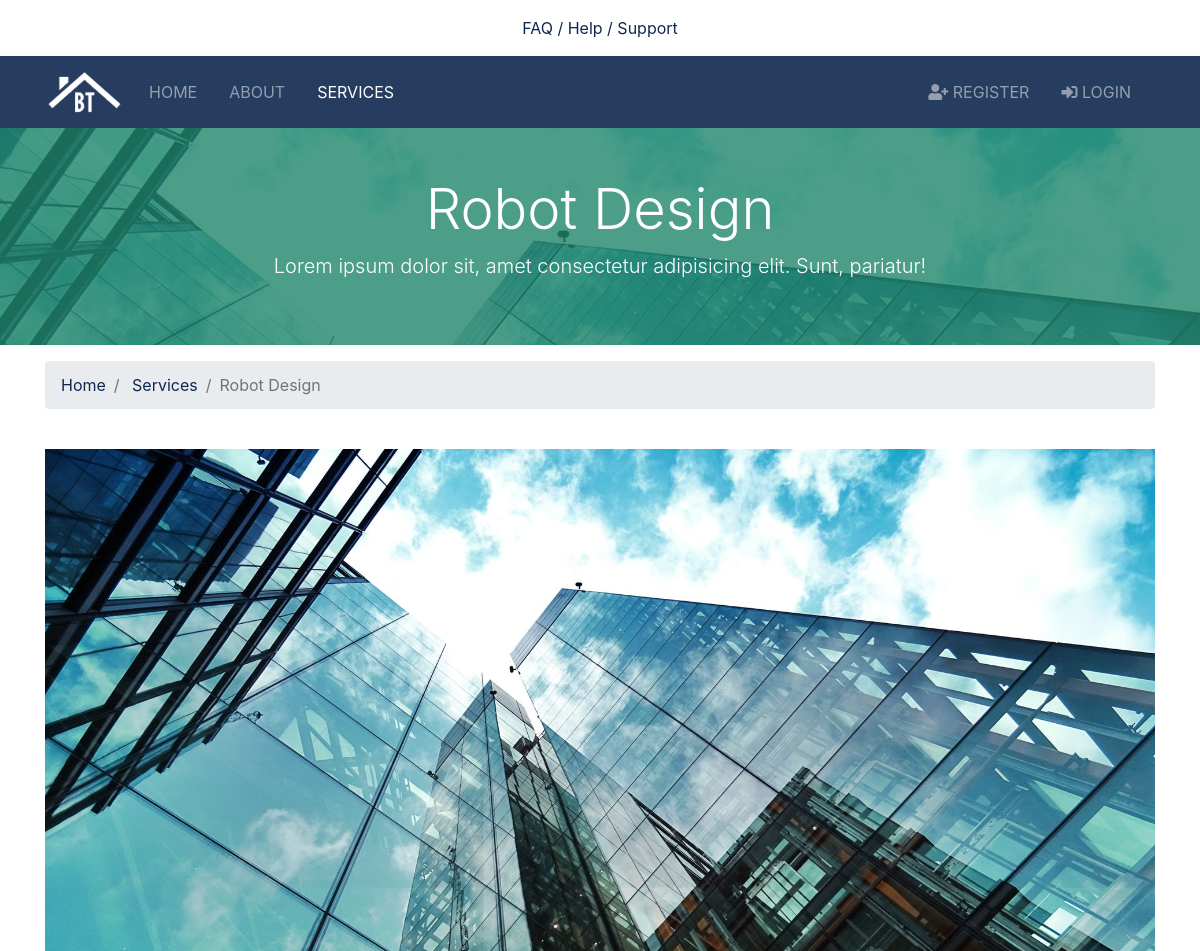
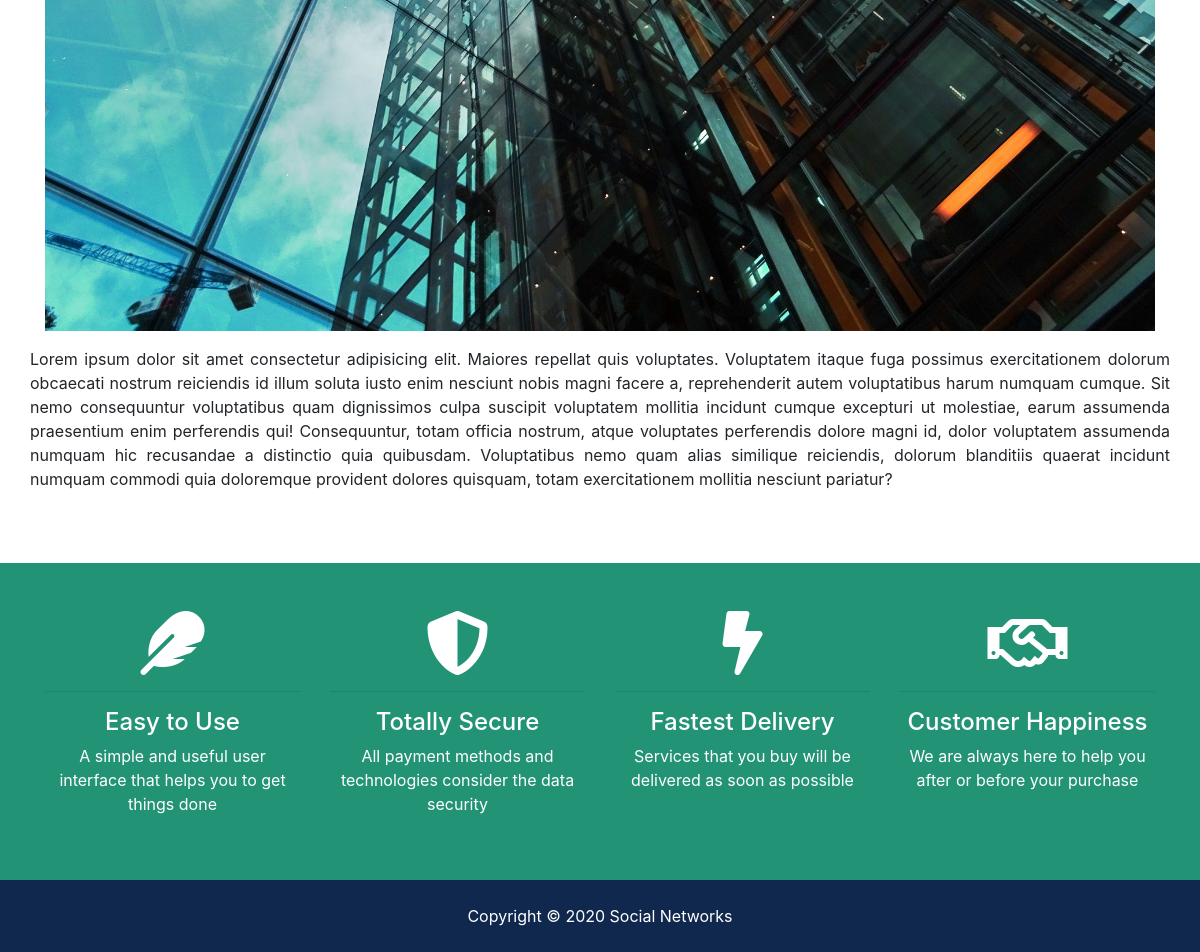
Page /services/6 on the committed database (2 pictures, top to bottom).
### services/models.py (models this page shows, shortened)
class Service(models.Model):
  title = models.CharField(max_length=100)
  teaser = models.CharField(blank=True, null=True, max_length=200)
  description = models.TextField(blank=True)
  photo_main = models.ImageField(upload_to='photos')
  is_published = models.BooleanField(default=True)
  is_slide = models.BooleanField(default=False)
  date = models.DateTimeField(default=datetime.now, blank=True)

### services/views.py (the view)
# urls.py: path('<int:service_id>', views.service, name='service')
def service(request, service_id):
  service = get_object_or_404(Service, pk=service_id)
  context = {
    'service': service
  }
  return render(request, 'service.html', context)

### templates/service.html (shortened to what this page needs)
{% extends 'base.html' %}
{% load static %}
{% block content %}
<section id="showcase-inner" class="py-5 text-white">
  <div class="container">
    <div class="row text-center">
      <div class="col-md-12">
        <h1 class="display-4">{{ service.title }}</h1>
        <p class="lead">{{ service.teaser }}</p>
      </div>
    </div>
  </div>
</section>
<section id="bc" class="mt-3">
  <div class="container">
    <nav>
      <ol class="breadcrumb">
        <li class="breadcrumb-item">
          <a href="{% url 'index' %}">Home</a>
        </li>
        <li class="breadcrumb-item">
          <a href="{% url 'services' %}">Services</a>
        </li>
        <li class="breadcrumb-item active">{{ service.title }}</li>
      </ol>
    </nav>
  </div>
</section>
<section id="listing" class="py-4">
  <div class="container">
    <div class="row">
      <div class="col-md-12">
        <img src="{{ service.photo_main.url }}" alt="" class="img-main img-fluid mb-3">
        <div class="row mb-5">
          <div class="text-justify" class="col-md-12">
            {{ service.description }}
          </div>
        </div>
      </div>
    </div>
  </div>
</section>
<section id="services" class="py-5 bg-secondary text-white">
  <div class="container">
    <div class="row text-center">
      <div class="col-md-3">
        <i class="fas fa-feather fa-4x"></i>
        <hr>
        <h4>Easy to Use</h4>
        <p>A simple and useful user interface that helps you to get things done</p>
      </div>
      <div class="col-md-3">
        <i class="fas fa-shield-alt fa-4x"></i>
        <hr>
        <h4>Totally Secure</h4>
        <p>All payment methods and technologies consider the data security</p>
      </div>
      <div class="col-md-3">
        <i class="fas fa-bolt fa-4x"></i>
        <hr>
        <h4>Fastest Delivery</h4>
        <p>Services that you buy will be delivered as soon as possible</p>
      </div>
      <div class="col-md-3">
        <i class="far fa-handshake fa-4x"></i>
        <hr>
        <h4>Customer Happiness</h4>
        <p>We are always here to help you after or before your purchase</p>
      </div>
    </div>
  </div>
</section>
{% endblock %}

### config/static/css/all.css (style rules this page uses)
.fa, .fas, .far, .fal, .fab { -moz-osx-font-smoothing: grayscale; -webkit-font-smoothing: antialiased; display: inline-block; font-style: normal; font-variant: normal; text-rendering: auto; line-height: 1; }
.fa-4x { font-size: 4em; }
.fa-bolt:before { content: "\f0e7"; }
.fa-feather:before { content: "\f52d"; }
.fa-handshake:before { content: "\f2b5"; }
.fa-shield-alt:before { content: "\f3ed"; }
.far { font-family: 'Font Awesome 5 Free'; font-weight: 400; }
.fa, .fas { font-family: 'Font Awesome 5 Free'; font-weight: 900; }

### config/static/css/style.css (style rules this page uses)
img { width: 100%; }
#services { background: url(../img/building.jpg) no-repeat top center fixed; min-height: 300px; position: relative; overflow: hidden; }
#services::before { content: ''; position: absolute; top: 0; left: 0; min-height: 100%; width: 100%; background: rgba(32, 134, 107, 0.8); }
#showcase-inner { background: url(../img/building.jpg) no-repeat top center fixed; position: relative; overflow: hidden; min-height: 200px; }
#showcase-inner::before { content: ''; position: absolute; top: 0; left: 0; min-height: 100%; width: 100%; background: rgba(32, 134, 107, 0.8); }

### rows in the picture
Service: title "Robot Design", teaser "Lorem ipsum dolor sit, amet consectetur adipisicing elit. Sunt, pariatur!", photo_main (picture), description "Lorem ipsum dolor sit amet consectetur adipisicing elit. Maiores repellat quis voluptates. Voluptatem itaque fuga possimus exercitationem dolorum obcaecati nostrum reiciendis id illum soluta iusto enim nesciunt nobis magni facere a, reprehenderit autem voluptatibus harum numquam cumque. Sit nemo consequuntur voluptatibus quam dignissimos culpa suscipit voluptatem mollitia incidunt cumque excepturi ut molestiae, earum assumenda praesentium enim perferendis qui! Consequuntur, totam officia nostrum, atque voluptates perferendis dolore magni id, dolor voluptatem assumenda numquam hic recusandae a distinctio quia quibusdam. Voluptatibus nemo quam alias similique reiciendis, dolorum blanditiis…"
